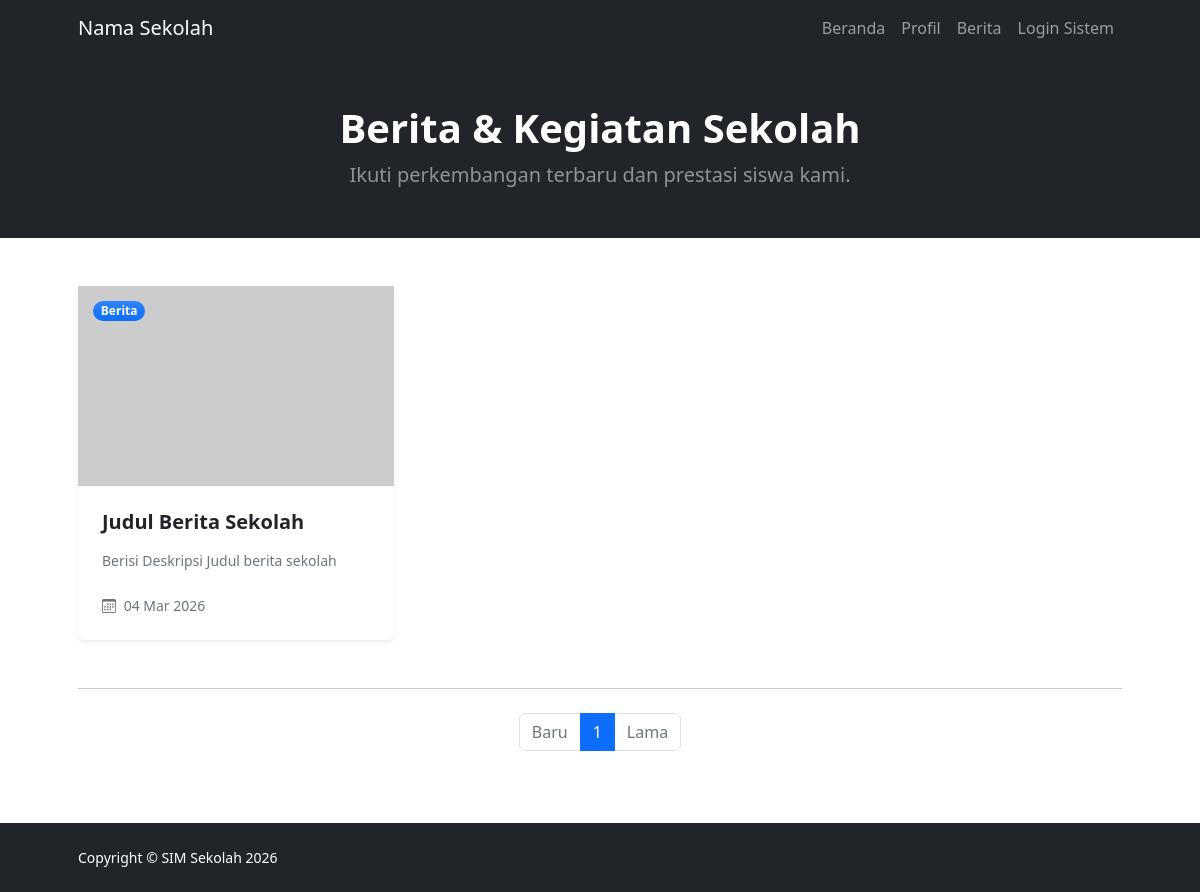
Before: /blog/ with the older database file.
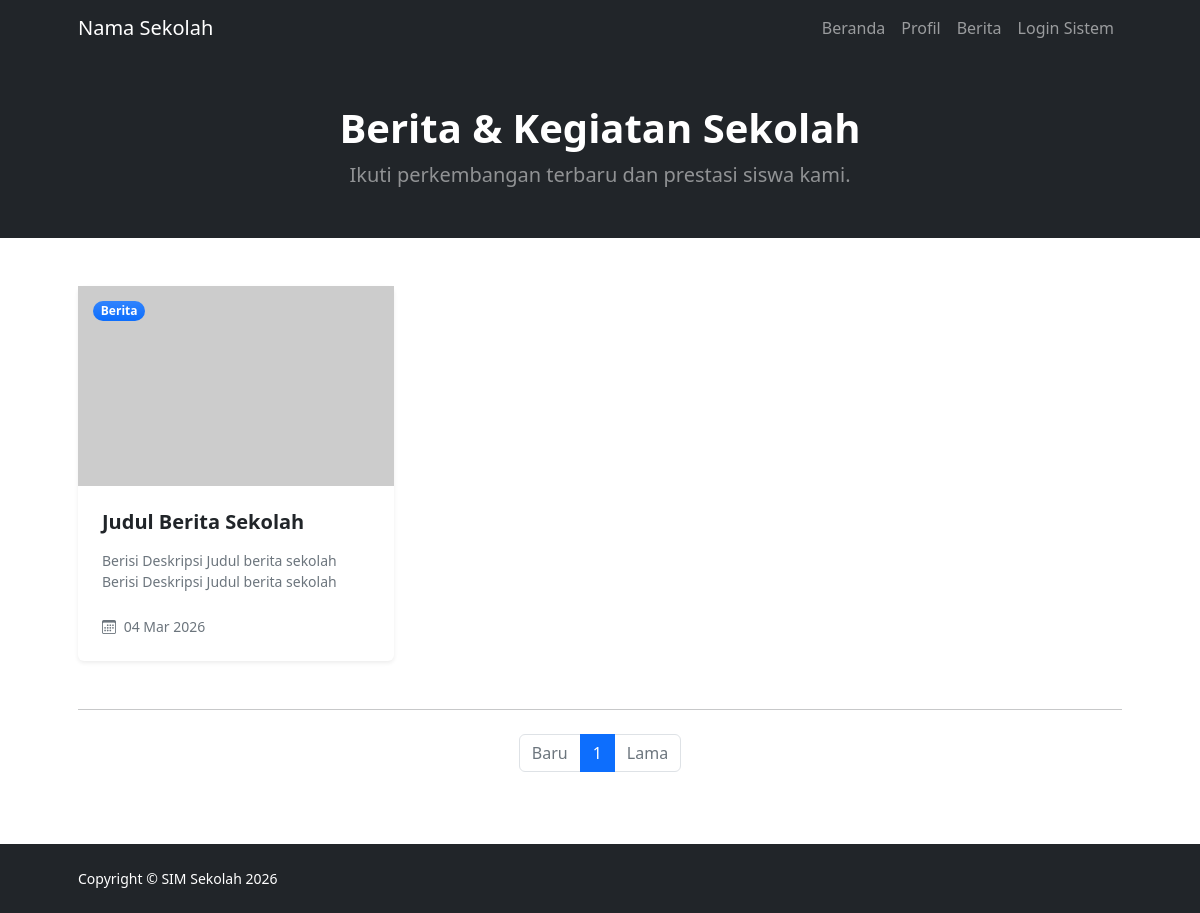
After: the same page with the newer database file.
### apps/website/models.py (models this page shows, shortened)
class Post(models.Model):
    title = models.CharField(max_length=200)
    slug = models.SlugField(unique=True, blank=True)
    image = models.ImageField(upload_to='blog/', blank=True, null=True)
    content = CKEditor5Field('Content', config_name='default')
    published_at = models.DateTimeField()
    @property
    def get_thumbnail(self):
        if self.image:
            return self.image.url
        if self.content:
            soup = BeautifulSoup(self.content, 'html.parser')
            img_tag = soup.find('img')
            if img_tag:
                src = img_tag.get('src')
                if not src.startswith(('http', settings.MEDIA_URL)):
                    return f"{settings.MEDIA_URL.rstrip('/')}/{src.lstrip('/')}"
                return src
        return "https://via.placeholder.com/600x400?text=No+Image"

### apps/website/views/general.py (the view)
# urls.py: path('blog/', general.blog_list, name='blog_list'),
def blog_list(request):
    posts_list = Post.objects.filter(published_at__isnull=False).order_by('-published_at')
    paginator = Paginator(posts_list, 6)
    page_number = request.GET.get('page')
    posts = paginator.get_page(page_number)
    return render(request, 'website/blog_list.html', {'posts': posts})

### apps/core/context_processors.py (called while the page is built)
def theme(request):
    return {
        "THEME": settings.THEME
    }

def breadcrumbs(request):
    breadcrumbs = []
    if request.resolver_match:
        url_name = request.resolver_match.url_name
        if url_name:
            parts = url_name.split("_")
            for part in parts:
                breadcrumbs.append({
                    "name": part.capitalize(),
                    "url": ""
                })
    return {
        "breadcrumbs": breadcrumbs
    }

### templates/website/blog_list.html (shortened to what this page needs)
{% extends 'website/base.html' %}
{% load static %}
{% block content %}
<header class="py-5 bg-dark">
    <div class="container px-5">
        <div class="row justify-content-center">
            <div class="col-lg-8 text-center">
                <h1 class="fw-bolder text-white mb-2">Berita & Kegiatan Sekolah</h1>
                <p class="lead fw-normal text-white-50 mb-0">Ikuti perkembangan terbaru dan prestasi siswa kami.</p>
            </div>
        </div>
    </div>
</header>
<section class="py-5">
    <div class="container px-5">
        <div class="row gx-5">
            {% for post in posts %}
            <div class="col-lg-4 col-md-6 mb-5">
                <div class="card h-100 shadow-sm card-news">
                    <div class="img-hover-zoom">
                        <div class="badge bg-primary bg-gradient rounded-pill badge-news">Berita</div>
                        <img src="{{ post.get_thumbnail }}" alt="{{ post.title }}" />
                    </div>
                    <div class="card-body p-4">
                        <a class="text-decoration-none link-dark stretched-link" href="{% url 'website:post_detail' post.slug %}">
                            <h5 class="card-title mb-3 fw-bold">{{ post.title }}</h5>
                        </a>
                        <p class="card-text mb-0 text-muted small">
                            {{ post.content|striptags|truncatewords:15 }}
                        </p>
                    </div>
                    <div class="card-footer p-4 pt-0 bg-transparent border-top-0">
                        <div class="small text-muted">
                            <i class="bi bi-calendar3 me-1"></i> {{ post.published_at|date:"d M Y" }}
                        </div>
                    </div>
                </div>
            </div>
            {% endfor %}
        </div>
        <nav aria-label="Pagination">
            <hr class="my-0" />
            <ul class="pagination justify-content-center my-4">
                {% if posts.has_previous %}
                <li class="page-item"><a class="page-item page-link" href="?page={{ posts.previous_page_number }}">Baru</a></li>
                {% else %}
                <li class="page-item disabled"><a class="page-link" href="#!">Baru</a></li>
                {% endif %}
                <li class="page-item active" aria-current="page"><a class="page-link" href="#!">{{ posts.number }}</a></li>
                {% if posts.has_next %}
                <li class="page-item"><a class="page-link" href="?page={{ posts.next_page_number }}">Lama</a></li>
                {% else %}
                <li class="page-item disabled"><a class="page-link" href="#!">Lama</a></li>
                {% endif %}
            </ul>
        </nav>
    </div>
</section>
{% endblock %}

### templates/website/base.html (shortened to what this page needs)
{% load static %}
<!DOCTYPE html>
<html lang="id">
    <head>
        {% include "partials/head.html" %}
    </head>
    <body class="d-flex flex-column h-100">
        <main class="flex-shrink-0">
            <nav class="navbar navbar-expand-lg navbar-dark bg-dark">
                <div class="container px-5">
                    <a class="navbar-brand" href="{% url 'website:home' %}">Nama Sekolah</a>
                    <div class="collapse navbar-collapse" id="navbarSupportedContent">
                        <ul class="navbar-nav ms-auto mb-2 mb-lg-0">
                            <li class="nav-item"><a class="nav-link" href="{% url 'website:home' %}">Beranda</a></li>
                            <li class="nav-item"><a class="nav-link" href="{% url 'website:page_detail' slug='profil-sekolah' %}">Profil</a></li>
                            <li class="nav-item"><a class="nav-link" href="{% url 'website:blog_list' %}">Berita</a></li>
                            <li class="nav-item"><a class="nav-link" href="{% url 'login' %}">Login Sistem</a></li>
                        </ul>
                    </div>
                </div>
            </nav>
            {% block content %}
            {% endblock %}
        </main>
        <footer class="bg-dark py-4 mt-auto">
            <div class="container px-5">
                <div class="row align-items-center justify-content-between flex-column flex-sm-row">
                    <div class="col-auto"><div class="small m-0 text-white">Copyright &copy; SIM Sekolah 2026</div></div>
                </div>
            </div>
        </footer>
    </body>
</html>

### templates/themes/ModernBusiness/partials/head.html (shortened to what this page needs)
{% load static %}
        <link href="https://cdn.jsdelivr.net/npm/bootstrap-icons@1.5.0/font/bootstrap-icons.css" rel="stylesheet" />
        <link href="{% static 'website/css/styles.css' %}" rel="stylesheet" />

### templates/website/blog_list.html (style rules this page uses)
.card-news { transition: all 0.3s cubic-bezier(.25,.8,.25,1); border: none !important; background: #fff; }
.img-hover-zoom { height: 200px; overflow: hidden; position: relative; }
.img-hover-zoom img { transition: transform .5s ease; width: 100%; height: 100%; object-fit: cover; }
.badge-news { position: absolute; top: 15px; left: 15px; z-index: 2; transition: all 0.3s ease; }

Changed rows visible on the page:
changed Post "Judul Berita Sekolah": content "Berisi Deskripsi Judul berita sekolah" → "Berisi Deskripsi Judul berita sekolah Berisi Deskripsi Judul berita sekolah"
